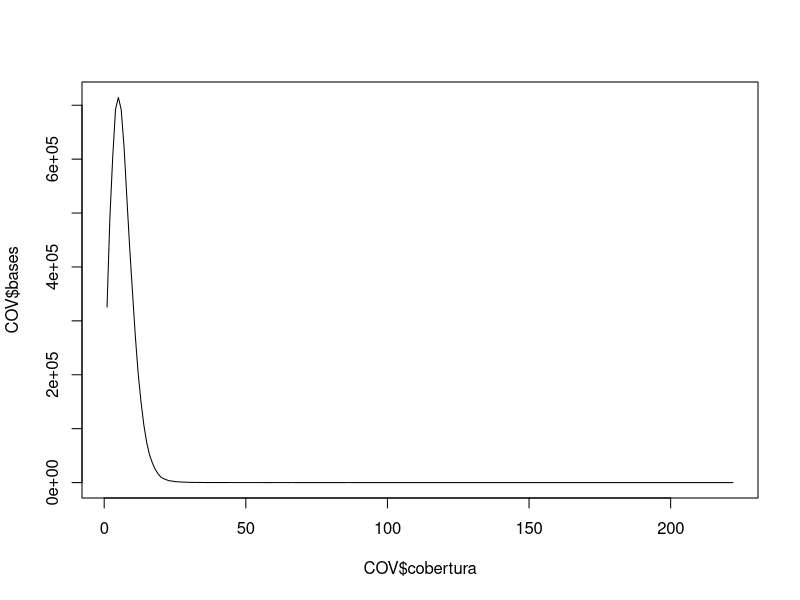

Recreate this plot in R.
## ---- chunk 1
COV <- read.table('COV.txt',
                  col.names = c('intervalo', 'cobertura', 'bases'))
plot(COV$cobertura, COV$bases, type = 'l')
